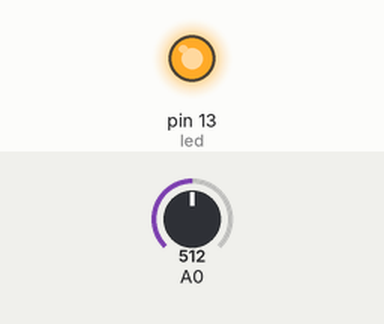
Bench run of a sketch on a simulated Arduino Uno, built with avr-gcc and run on an emulated ATmega328P. Parts: output pins drawn as LEDs (lit = HIGH). The test bench sets the inputs (shaded band); at power-on: A0 = 512. What the sketch prints to the serial monitor is not drawn.

Above: at 0.3 s.
Timing chart, 0 to 1.8 s (numbered marks = the images above):
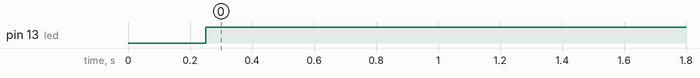

Measured:
- by itself, pin 13 (led): LOW → HIGH at 0.25 s

The sketch:

SoundDetector1.ino
```cpp
//http://www.theorycircuit.com/add-sound-detector-arduino-project/
int led = 13; //test
int threshold = 450; //Change This
int volume = 0;

void setup() {
  Serial.begin(9600); // Serial port begin
  pinMode(led, OUTPUT); //test
}

void loop() {

  volume = analogRead(A0); // Reads the value from the Analog PIN A0

    Serial.println(volume);
    delay(250);

   // sound combine to LED
  if(volume>=threshold){
    digitalWrite(led, HIGH); //Turn ON Led
  }
  else{
    digitalWrite(led, LOW); // Turn OFF Led
  }

}
```
